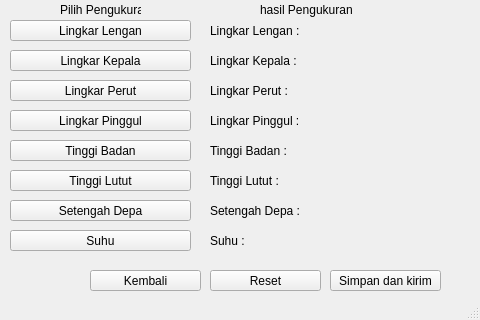
<?xml version="1.0" encoding="UTF-8"?>
<ui version="4.0">
 <class>MainWindow</class>
 <widget class="QMainWindow" name="MainWindow">
  <property name="geometry">
   <rect>
    <x>0</x>
    <y>0</y>
    <width>480</width>
    <height>320</height>
   </rect>
  </property>
  <property name="windowTitle">
   <string>MainWindow</string>
  </property>
  <widget class="QWidget" name="centralwidget">
   <widget class="QPushButton" name="pushButton_LingkarLengan">
    <property name="geometry">
     <rect>
      <x>10</x>
      <y>20</y>
      <width>181</width>
      <height>21</height>
     </rect>
    </property>
    <property name="text">
     <string>Lingkar Lengan</string>
    </property>
   </widget>
   <widget class="QPushButton" name="pushButton_LingkarKepala">
    <property name="geometry">
     <rect>
      <x>10</x>
      <y>50</y>
      <width>181</width>
      <height>21</height>
     </rect>
    </property>
    <property name="text">
     <string>Lingkar Kepala</string>
    </property>
   </widget>
   <widget class="QPushButton" name="pushButton_LingkarPerut">
    <property name="geometry">
     <rect>
      <x>10</x>
      <y>80</y>
      <width>181</width>
      <height>21</height>
     </rect>
    </property>
    <property name="text">
     <string>Lingkar Perut</string>
    </property>
   </widget>
   <widget class="QLabel" name="label_Pilih">
    <property name="geometry">
     <rect>
      <x>60</x>
      <y>0</y>
      <width>81</width>
      <height>20</height>
     </rect>
    </property>
    <property name="text">
     <string>Pilih Pengukuran</string>
    </property>
   </widget>
   <widget class="QPushButton" name="pushButton_LingkarPinggul">
    <property name="geometry">
     <rect>
      <x>10</x>
      <y>110</y>
      <width>181</width>
      <height>21</height>
     </rect>
    </property>
    <property name="text">
     <string>Lingkar Pinggul</string>
    </property>
   </widget>
   <widget class="QPushButton" name="pushButton_TinggiBadan">
    <property name="geometry">
     <rect>
      <x>10</x>
      <y>140</y>
      <width>181</width>
      <height>21</height>
     </rect>
    </property>
    <property name="text">
     <string>Tinggi Badan</string>
    </property>
   </widget>
   <widget class="QPushButton" name="pushButton_TinggiLutut">
    <property name="geometry">
     <rect>
      <x>10</x>
      <y>170</y>
      <width>181</width>
      <height>21</height>
     </rect>
    </property>
    <property name="text">
     <string>Tinggi Lutut</string>
    </property>
   </widget>
   <widget class="QPushButton" name="pushButton_SetengahDepa">
    <property name="geometry">
     <rect>
      <x>10</x>
      <y>200</y>
      <width>181</width>
      <height>21</height>
     </rect>
    </property>
    <property name="text">
     <string>Setengah Depa</string>
    </property>
   </widget>
   <widget class="QPushButton" name="pushButton_Suhu">
    <property name="geometry">
     <rect>
      <x>10</x>
      <y>230</y>
      <width>181</width>
      <height>21</height>
     </rect>
    </property>
    <property name="text">
     <string>Suhu</string>
    </property>
   </widget>
   <widget class="QLabel" name="label_LingkarLengan">
    <property name="geometry">
     <rect>
      <x>210</x>
      <y>20</y>
      <width>371</width>
      <height>21</height>
     </rect>
    </property>
    <property name="text">
     <string>Lingkar Lengan : </string>
    </property>
   </widget>
   <widget class="QLabel" name="label_hasil">
    <property name="geometry">
     <rect>
      <x>260</x>
      <y>0</y>
      <width>111</width>
      <height>20</height>
     </rect>
    </property>
    <property name="text">
     <string>hasil Pengukuran</string>
    </property>
   </widget>
   <widget class="QLabel" name="label_LingkarKepala">
    <property name="geometry">
     <rect>
      <x>210</x>
      <y>50</y>
      <width>371</width>
      <height>21</height>
     </rect>
    </property>
    <property name="text">
     <string>Lingkar Kepala : </string>
    </property>
   </widget>
   <widget class="QLabel" name="label_LingkarPerut">
    <property name="geometry">
     <rect>
      <x>210</x>
      <y>80</y>
      <width>371</width>
      <height>21</height>
     </rect>
    </property>
    <property name="text">
     <string>Lingkar Perut : </string>
    </property>
   </widget>
   <widget class="QLabel" name="label_LingkarPinggul">
    <property name="geometry">
     <rect>
      <x>210</x>
      <y>110</y>
      <width>371</width>
      <height>21</height>
     </rect>
    </property>
    <property name="text">
     <string>Lingkar Pinggul : </string>
    </property>
   </widget>
   <widget class="QLabel" name="label_TinggiBadan">
    <property name="geometry">
     <rect>
      <x>210</x>
      <y>140</y>
      <width>371</width>
      <height>21</height>
     </rect>
    </property>
    <property name="text">
     <string>Tinggi Badan : </string>
    </property>
   </widget>
   <widget class="QLabel" name="label_TinggiLutut">
    <property name="geometry">
     <rect>
      <x>210</x>
      <y>170</y>
      <width>371</width>
      <height>21</height>
     </rect>
    </property>
    <property name="text">
     <string>Tinggi Lutut : </string>
    </property>
   </widget>
   <widget class="QLabel" name="label_SetengahDepa">
    <property name="geometry">
     <rect>
      <x>210</x>
      <y>200</y>
      <width>371</width>
      <height>21</height>
     </rect>
    </property>
    <property name="text">
     <string>Setengah Depa : </string>
    </property>
   </widget>
   <widget class="QLabel" name="label_Suhu">
    <property name="geometry">
     <rect>
      <x>210</x>
      <y>230</y>
      <width>371</width>
      <height>21</height>
     </rect>
    </property>
    <property name="text">
     <string>Suhu : </string>
    </property>
   </widget>
   <widget class="QPushButton" name="pushButton_Simpan">
    <property name="geometry">
     <rect>
      <x>330</x>
      <y>270</y>
      <width>111</width>
      <height>21</height>
     </rect>
    </property>
    <property name="text">
     <string>Simpan dan kirim</string>
    </property>
   </widget>
   <widget class="QPushButton" name="pushButton_Reset">
    <property name="geometry">
     <rect>
      <x>210</x>
      <y>270</y>
      <width>111</width>
      <height>21</height>
     </rect>
    </property>
    <property name="text">
     <string>Reset</string>
    </property>
   </widget>
   <widget class="QPushButton" name="pushButton_Kembali">
    <property name="geometry">
     <rect>
      <x>90</x>
      <y>270</y>
      <width>111</width>
      <height>21</height>
     </rect>
    </property>
    <property name="text">
     <string>Kembali</string>
    </property>
   </widget>
  </widget>
  <widget class="QStatusBar" name="statusbar"/>
 </widget>
 <resources/>
 <connections/>
</ui>
